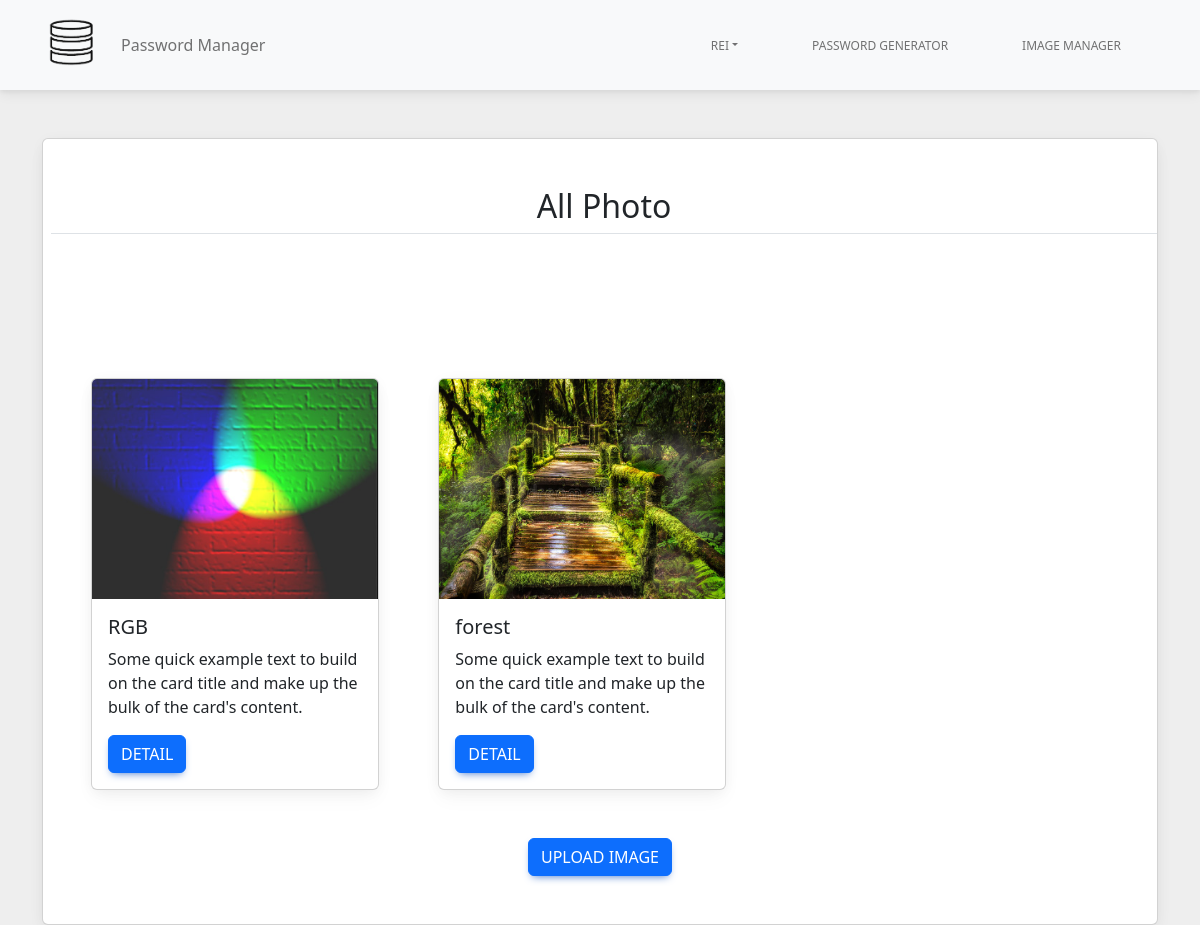
Before: /image-manager (signed in) with the older database file.
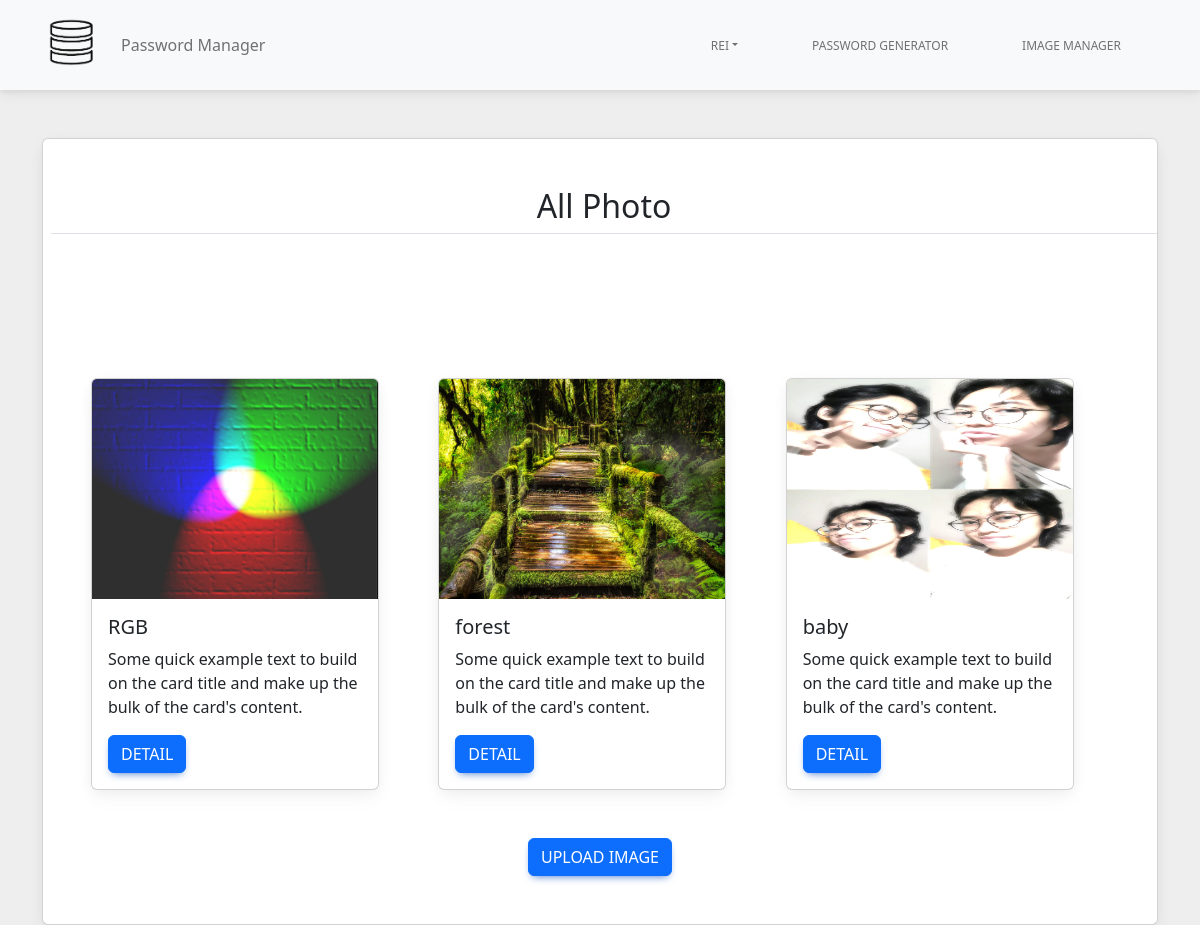
After: the same page with the newer database file.
### tables this page shows
CREATE TABLE "images" (
	"id"	INTEGER,
	"file_name"	TEXT,
	"posted_at"	TEXT,
	"users_id"	INTEGER,
	"image_name"	TEXT,
	PRIMARY KEY("id" AUTOINCREMENT)
);

### controller/image_manager.py (the view)
@image_manager.route('/image-manager', methods=['POST', 'GET'])
def index():
    db = db_connection()
    cur = db.cursor()
    sql = "SELECT file_name, image_name, id FROM images WHERE users_id = %s" % (
        session['id'])
    cur.execute(sql)
    images = cur.fetchall()
    complete_route = route + session['username']
    session.pop('image_id', None)
    return render_template(TEMPLATE_ROUTE + 'index.html', image=images, complete_route= complete_route)

### db.py (called while the page is built)
def db_connection():
    db = getattr(g, '_database', None)
    if db is None:
        db = g._database = sqlite3.connect(DATABASE)
    return db

### templates/image-manager/index.html (shortened to what this page needs)
{% extends 'base.html' %}  {% block body %} {% include 'navbar.html' %}
<div class="container mt-5">
  <div class="card">
    <div id="title" class="text-center mt-5 border-bottom ms-2">
      <h2>All Photo</h2>
    </div>
    <div class="row p-5 mt-5">
      {% for item in image %}
      <div class="col-4">
        <div class="card mt-5" style="width: 18rem">
          <img
            src="{{complete_route}}{{item[0]}}"
            alt="adasd"
            class="card-img-top"
            height="220px"
            width="100px"
          />
          <div class="card-body">
            <h5 class="card-title">{{item[1]}}</h5>
            <p class="card-text">
              Some quick example text to build on the card title and make up the bulk of the card's
              content.
            </p>
            <a
              href="{{url_for('image_manager.detail', image_id=item[2], file_name=item[0])}}"
              class="btn btn-primary"
              >Detail</a
            >
          </div>
        </div>
      </div>
      {% endfor %}
    </div>
    <div class="row">
      <div class="col text-center mb-5">
        <a href="{{ url_for('image_manager.upload_image') }}" class="text-decoration-none">
          <button class="btn btn-primary">UPLOAD IMAGE</button></a
        >
      </div>
    </div>
  </div>
</div>
{% endblock %}

### templates/base.html (shortened to what this page needs)
<!DOCTYPE html>
<html lang="en">
  <head>
    <link rel="stylesheet" href="{{ url_for('static', filename='css/mdb.min.css') }}" />
    <link rel="stylesheet" href="{{ url_for('static', filename='style.css') }}" />
    <link
      rel="stylesheet"
      href="https://cdn.jsdelivr.net/npm/bootstrap@5.2.0/dist/css/bootstrap.min.css
    "
    />
  </head>
  <body style="background-color: #eee">
    {% block body %} {% endblock %}
  </body>
</html>

### templates/navbar.html (shortened to what this page needs)
  <nav class="navbar navbar-expand-lg navbar-light bg-light">
    <div class="container">
      {% if check == True %}
      <a class="navbar-brand me-2" href="{{ url_for('home.index') }}">
        <img src="{{ url_for('static', filename='/logo1-background.png') }}" height="65" alt="MDB Logo" loading="lazy"
          style="margin-top: -1px" />
      </a>
      <button class="navbar-toggler" type="button" data-mdb-toggle="collapse" data-mdb-target="#navbarButtonsExample"
        aria-controls="navbarButtonsExample" aria-expanded="false" aria-label="Toggle navigation">
        <i class="fas fa-bars"></i>
      </button>
      <div class="collapse navbar-collapse" id="navbarButtonsExample">
        <ul class="navbar-nav me-auto mb-2 mb-lg-0">
          <li class="nav-item">
            <a class="nav-link" href="#">Image Manager</a>
          </li>
        </ul>
        {% else %}
        <a class="navbar-brand me-2" href="{{ url_for('home.index') }}">
          <img src="{{ url_for('static', filename='/logo1-background.png') }}" height="65" alt="MDB Logo" loading="lazy"
            style="margin-top: -1px" />
        </a>
        <div class="collapse navbar-collapse" id="navbarButtonsExample">
          <ul class="navbar-nav me-auto mb-2 mb-lg-0">
            <li class="nav-item">
              <a class="nav-link" href="#">Password Manager</a>
            </li>
          </ul>
          {% endif %}
          {% if session.get('username') == None %}
          {% else %}
          <div class="d-flex align-items-center">
            <ul class="nav nav-pills">
              <li class="nav-item dropdown">
                <a class="nav-link dropdown-toggle" data-bs-toggle="dropdown" href="#" role="button"
                  aria-expanded="false">{{session.get('username')}}</a>
              </li>
              <li class="nav-item">
                <a class="nav-link" href="/gen">Password Generator</a>
              </li>
              <li class="nav-item">
                <a class="nav-link" href="{{ url_for('image_manager.index', id=id) }}">Image Manager</a>
              </li>
            </ul>
          </div>
          {% endif %}
        </div>
      </div>
  </nav>

Changed rows visible on the page:
added images: shows a picture, image_name "baby"
